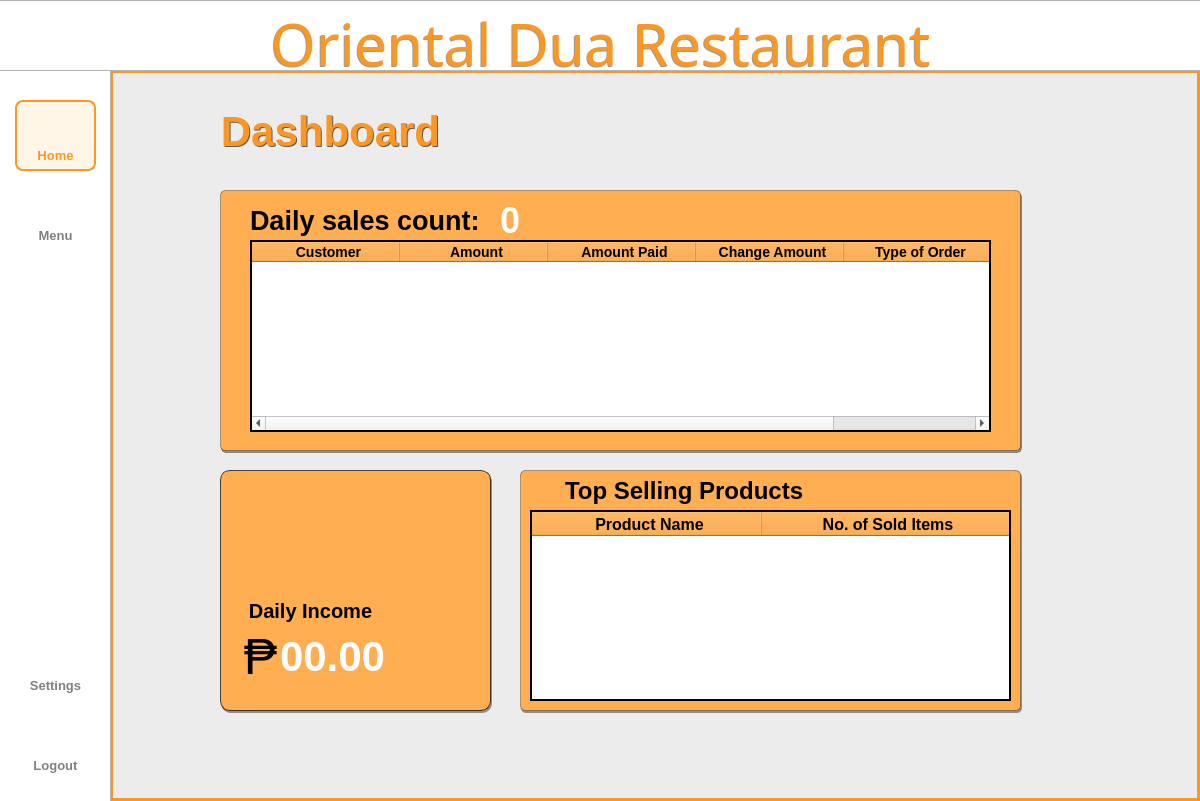
<?xml version="1.0" encoding="UTF-8"?>
<ui version="4.0">
 <class>Dialog</class>
 <widget class="QDialog" name="Dialog">
  <property name="geometry">
   <rect>
    <x>0</x>
    <y>0</y>
    <width>1200</width>
    <height>801</height>
   </rect>
  </property>
  <property name="windowTitle">
   <string>Dialog</string>
  </property>
  <widget class="QWidget" name="bgwidget" native="true">
   <property name="enabled">
    <bool>true</bool>
   </property>
   <property name="geometry">
    <rect>
     <x>0</x>
     <y>0</y>
     <width>1211</width>
     <height>801</height>
    </rect>
   </property>
   <property name="layoutDirection">
    <enum>Qt::LeftToRight</enum>
   </property>
   <property name="styleSheet">
    <string notr="true">QWidget#bgwidget{

 background-color: rgb(236, 236, 236);

}

</string>
   </property>
   <widget class="QLabel" name="sidebar">
    <property name="geometry">
     <rect>
      <x>-10</x>
      <y>-30</y>
      <width>121</width>
      <height>891</height>
     </rect>
    </property>
    <property name="styleSheet">
     <string notr="true">background-color: rgb(255, 255, 255);
border: 1px solid rgba(0, 0, 0, 0.3);  </string>
    </property>
    <property name="text">
     <string/>
    </property>
   </widget>
   <widget class="QLabel" name="titlebar">
    <property name="geometry">
     <rect>
      <x>-2</x>
      <y>0</y>
      <width>1204</width>
      <height>71</height>
     </rect>
    </property>
    <property name="styleSheet">
     <string notr="true">background-color: rgb(255, 255, 255);
border: 1px solid rgba(0, 0, 0, 0.3);  </string>
    </property>
    <property name="text">
     <string/>
    </property>
   </widget>
   <widget class="QLabel" name="title">
    <property name="geometry">
     <rect>
      <x>0</x>
      <y>10</y>
      <width>1201</width>
      <height>71</height>
     </rect>
    </property>
    <property name="styleSheet">
     <string notr="true">QLabel{
	color: #FB9722;
    font-family: Sacramento;
    font-size: 58px;
    font-weight: 400;
    padding-bottom: 5px;
    text-align: center;
}
</string>
    </property>
    <property name="text">
     <string>Oriental Dua Restaurant</string>
    </property>
    <property name="alignment">
     <set>Qt::AlignCenter</set>
    </property>
    <property name="wordWrap">
     <bool>true</bool>
    </property>
   </widget>
   <widget class="QLabel" name="logoutIcon">
    <property name="geometry">
     <rect>
      <x>39</x>
      <y>715</y>
      <width>35</width>
      <height>35</height>
     </rect>
    </property>
    <property name="minimumSize">
     <size>
      <width>35</width>
      <height>35</height>
     </size>
    </property>
    <property name="maximumSize">
     <size>
      <width>35</width>
      <height>35</height>
     </size>
    </property>
    <property name="styleSheet">
     <string notr="true">QLabel#Pmanagementbtn{
    color: rgba(0,0,0, 0.5);
    font-family: 'Roboto';
    font-size: 11px;
    font-weight: 300;
}</string>
    </property>
    <property name="text">
     <string/>
    </property>
    <property name="pixmap">
     <pixmap resource="../resource.qrc">:/icon/icons/shutdown.png</pixmap>
    </property>
    <property name="scaledContents">
     <bool>true</bool>
    </property>
    <property name="alignment">
     <set>Qt::AlignCenter</set>
    </property>
   </widget>
   <widget class="QPushButton" name="logoutbtn">
    <property name="geometry">
     <rect>
      <x>15</x>
      <y>750</y>
      <width>81</width>
      <height>31</height>
     </rect>
    </property>
    <property name="styleSheet">
     <string notr="true">QPushButton{
    color: rgba(0,0,0, 0.5);
    font-family: 'Inter';
    font-size: 13px;
    font-weight: 500;
	border:none;
}

QPushButton:hover{
color: #FB9722;
border: 2px solid #FB9722;
border-radius: 8px;
background-color: rgba(255, 167, 25, 0.1);
}</string>
    </property>
    <property name="text">
     <string>Logout</string>
    </property>
   </widget>
   <widget class="QPushButton" name="settingsbtn">
    <property name="geometry">
     <rect>
      <x>15</x>
      <y>670</y>
      <width>81</width>
      <height>31</height>
     </rect>
    </property>
    <property name="styleSheet">
     <string notr="true">QPushButton{
    color: rgba(0,0,0, 0.5);
    font-family: 'Inter';
    font-size: 13px;
    font-weight: 500;
	border:none;
}

QPushButton:hover{
color: #FB9722;
border: 2px solid #FB9722;
border-radius: 8px;
background-color: rgba(255, 167, 25, 0.1);
}</string>
    </property>
    <property name="text">
     <string>Settings</string>
    </property>
   </widget>
   <widget class="QLabel" name="settingIcon">
    <property name="geometry">
     <rect>
      <x>39</x>
      <y>634</y>
      <width>35</width>
      <height>35</height>
     </rect>
    </property>
    <property name="minimumSize">
     <size>
      <width>35</width>
      <height>35</height>
     </size>
    </property>
    <property name="maximumSize">
     <size>
      <width>35</width>
      <height>35</height>
     </size>
    </property>
    <property name="styleSheet">
     <string notr="true">QLabel#Pmanagementbtn{
    color: rgba(0,0,0, 0.5);
    font-family: 'Roboto';
    font-size: 11px;
    font-weight: 300;
}</string>
    </property>
    <property name="text">
     <string/>
    </property>
    <property name="pixmap">
     <pixmap resource="../resource.qrc">:/icon/icons/settings.png</pixmap>
    </property>
    <property name="scaledContents">
     <bool>true</bool>
    </property>
    <property name="alignment">
     <set>Qt::AlignCenter</set>
    </property>
   </widget>
   <widget class="QPushButton" name="menubtn">
    <property name="geometry">
     <rect>
      <x>15</x>
      <y>220</y>
      <width>81</width>
      <height>31</height>
     </rect>
    </property>
    <property name="styleSheet">
     <string notr="true">QPushButton{
    color: rgba(0,0,0, 0.5);
    font-family: 'Inter';
    font-size: 13px;
    font-weight: 500;
	border:none;
}

QPushButton:hover{
color: #FB9722;
border: 2px solid #FB9722;
border-radius: 8px;
background-color: rgba(255, 167, 25, 0.1);
}
</string>
    </property>
    <property name="text">
     <string>Menu</string>
    </property>
   </widget>
   <widget class="QLabel" name="homeIcon">
    <property name="geometry">
     <rect>
      <x>40</x>
      <y>110</y>
      <width>30</width>
      <height>30</height>
     </rect>
    </property>
    <property name="minimumSize">
     <size>
      <width>30</width>
      <height>30</height>
     </size>
    </property>
    <property name="maximumSize">
     <size>
      <width>35</width>
      <height>35</height>
     </size>
    </property>
    <property name="styleSheet">
     <string notr="true">QLabel#Pmanagementbtn{
    color: rgba(0,0,0, 0.5);
    font-family: 'Roboto';
    font-size: 11px;
    font-weight: 300;
}</string>
    </property>
    <property name="text">
     <string/>
    </property>
    <property name="pixmap">
     <pixmap resource="../resource.qrc">:/icon/icons/home2.png</pixmap>
    </property>
    <property name="scaledContents">
     <bool>true</bool>
    </property>
    <property name="alignment">
     <set>Qt::AlignCenter</set>
    </property>
   </widget>
   <widget class="QPushButton" name="homebtn">
    <property name="geometry">
     <rect>
      <x>15</x>
      <y>140</y>
      <width>81</width>
      <height>31</height>
     </rect>
    </property>
    <property name="styleSheet">
     <string notr="true">QPushButton{
    color: #FB9722;;
    font-family: 'Inter';
    font-size: 13px;
    font-weight: 500;
	border:none;
}

</string>
    </property>
    <property name="text">
     <string>Home</string>
    </property>
   </widget>
   <widget class="QLabel" name="menuIcon">
    <property name="geometry">
     <rect>
      <x>40</x>
      <y>190</y>
      <width>30</width>
      <height>30</height>
     </rect>
    </property>
    <property name="minimumSize">
     <size>
      <width>30</width>
      <height>30</height>
     </size>
    </property>
    <property name="maximumSize">
     <size>
      <width>35</width>
      <height>35</height>
     </size>
    </property>
    <property name="styleSheet">
     <string notr="true">QLabel#Pmanagementbtn{
    color: rgba(0,0,0, 0.5);
    font-family: 'Roboto';
    font-size: 11px;
    font-weight: 300;
}</string>
    </property>
    <property name="text">
     <string/>
    </property>
    <property name="pixmap">
     <pixmap resource="../resource.qrc">:/icon/icons/menu.png</pixmap>
    </property>
    <property name="scaledContents">
     <bool>true</bool>
    </property>
    <property name="alignment">
     <set>Qt::AlignCenter</set>
    </property>
   </widget>
   <widget class="QLabel" name="dailyIncome">
    <property name="geometry">
     <rect>
      <x>245</x>
      <y>595</y>
      <width>131</width>
      <height>31</height>
     </rect>
    </property>
    <property name="styleSheet">
     <string notr="true">    color: #000000;
    font-family: 'Inter';
    font-size: 20px;
    font-weight: 500;
</string>
    </property>
    <property name="text">
     <string>Daily Income</string>
    </property>
    <property name="alignment">
     <set>Qt::AlignCenter</set>
    </property>
   </widget>
   <widget class="QLabel" name="date">
    <property name="geometry">
     <rect>
      <x>210</x>
      <y>110</y>
      <width>241</width>
      <height>41</height>
     </rect>
    </property>
    <property name="styleSheet">
     <string notr="true">QLabel{
    color: #FB9722;
    font-family: 'Inter';
    font-size: 42px;
    font-weight: 500;
}</string>
    </property>
    <property name="text">
     <string>Dashboard</string>
    </property>
    <property name="alignment">
     <set>Qt::AlignCenter</set>
    </property>
   </widget>
   <widget class="QLabel" name="borderbox">
    <property name="geometry">
     <rect>
      <x>220</x>
      <y>190</y>
      <width>801</width>
      <height>261</height>
     </rect>
    </property>
    <property name="styleSheet">
     <string notr="true">background-color: rgb(255, 174, 82);
border: 1px solid rgba(0, 0, 0, 0.3); 
border-radius: 5px;   </string>
    </property>
    <property name="text">
     <string/>
    </property>
   </widget>
   <widget class="QLabel" name="borderbox_2">
    <property name="geometry">
     <rect>
      <x>220</x>
      <y>470</y>
      <width>271</width>
      <height>241</height>
     </rect>
    </property>
    <property name="styleSheet">
     <string notr="true">background-color: rgb(255, 174, 82);
border: 1px solid rgba(0, 0, 0, 0.7); 
border-radius: 10px;   </string>
    </property>
    <property name="text">
     <string/>
    </property>
   </widget>
   <widget class="QLabel" name="totalLabel">
    <property name="geometry">
     <rect>
      <x>250</x>
      <y>200</y>
      <width>251</width>
      <height>41</height>
     </rect>
    </property>
    <property name="styleSheet">
     <string notr="true">QLabel{
    color: #000000;
    font-family: 'Inter';
    font-size: 27px;
    font-weight: 500;
}</string>
    </property>
    <property name="text">
     <string>Daily sales count: </string>
    </property>
   </widget>
   <widget class="QLabel" name="borderbox_3">
    <property name="geometry">
     <rect>
      <x>520</x>
      <y>470</y>
      <width>501</width>
      <height>241</height>
     </rect>
    </property>
    <property name="styleSheet">
     <string notr="true">background-color: rgb(255, 174, 82);
border: 1px solid rgba(0, 0, 0, 0.3);
border-radius: 5px;    </string>
    </property>
    <property name="text">
     <string/>
    </property>
   </widget>
   <widget class="QLabel" name="currentEmployee">
    <property name="geometry">
     <rect>
      <x>565</x>
      <y>475</y>
      <width>241</width>
      <height>31</height>
     </rect>
    </property>
    <property name="styleSheet">
     <string notr="true">	color: #000000;
    font-family: 'Roboto';
    font-size: 24px;
    font-weight: 500;
</string>
    </property>
    <property name="text">
     <string>Top Selling Products</string>
    </property>
    <property name="alignment">
     <set>Qt::AlignLeading|Qt::AlignLeft|Qt::AlignVCenter</set>
    </property>
   </widget>
   <widget class="QLabel" name="boxlabel_total">
    <property name="geometry">
     <rect>
      <x>280</x>
      <y>625</y>
      <width>191</width>
      <height>61</height>
     </rect>
    </property>
    <property name="styleSheet">
     <string notr="true">
    color: #FFFFFF;
    font-family: 'Inter';
    font-size: 42px;
    font-weight: 500;
</string>
    </property>
    <property name="text">
     <string>00.00</string>
    </property>
    <property name="alignment">
     <set>Qt::AlignLeading|Qt::AlignLeft|Qt::AlignVCenter</set>
    </property>
   </widget>
   <widget class="QLabel" name="peso">
    <property name="geometry">
     <rect>
      <x>235</x>
      <y>631</y>
      <width>51</width>
      <height>51</height>
     </rect>
    </property>
    <property name="styleSheet">
     <string notr="true">QLabel{
    color: #000000;
    font-family: 'Inter';
    font-size: 50px;
    font-weight: 400;
}</string>
    </property>
    <property name="text">
     <string>₱</string>
    </property>
    <property name="alignment">
     <set>Qt::AlignCenter</set>
    </property>
   </widget>
   <widget class="QTableWidget" name="tableWidget">
    <property name="enabled">
     <bool>true</bool>
    </property>
    <property name="geometry">
     <rect>
      <x>530</x>
      <y>510</y>
      <width>481</width>
      <height>191</height>
     </rect>
    </property>
    <property name="layoutDirection">
     <enum>Qt::LeftToRight</enum>
    </property>
    <property name="autoFillBackground">
     <bool>true</bool>
    </property>
    <property name="styleSheet">
     <string notr="true">QTableWidget#tableWidget QHeaderView::section {
	font-family: 'Inter';
	font-size: 16px;
	font-weight: bold;
	background-color: #FB9722; 
	color: black; 
	padding-left: 5px;
}       
</string>
    </property>
    <property name="frameShape">
     <enum>QFrame::WinPanel</enum>
    </property>
    <property name="frameShadow">
     <enum>QFrame::Plain</enum>
    </property>
    <property name="lineWidth">
     <number>0</number>
    </property>
    <property name="midLineWidth">
     <number>0</number>
    </property>
    <property name="sizeAdjustPolicy">
     <enum>QAbstractScrollArea::AdjustToContents</enum>
    </property>
    <property name="editTriggers">
     <set>QAbstractItemView::NoEditTriggers</set>
    </property>
    <property name="tabKeyNavigation">
     <bool>false</bool>
    </property>
    <property name="showDropIndicator" stdset="0">
     <bool>false</bool>
    </property>
    <property name="dragDropOverwriteMode">
     <bool>false</bool>
    </property>
    <property name="alternatingRowColors">
     <bool>true</bool>
    </property>
    <property name="selectionMode">
     <enum>QAbstractItemView::NoSelection</enum>
    </property>
    <property name="textElideMode">
     <enum>Qt::ElideNone</enum>
    </property>
    <property name="showGrid">
     <bool>false</bool>
    </property>
    <property name="gridStyle">
     <enum>Qt::SolidLine</enum>
    </property>
    <property name="cornerButtonEnabled">
     <bool>false</bool>
    </property>
    <attribute name="horizontalHeaderDefaultSectionSize">
     <number>230</number>
    </attribute>
    <attribute name="horizontalHeaderStretchLastSection">
     <bool>true</bool>
    </attribute>
    <attribute name="verticalHeaderVisible">
     <bool>false</bool>
    </attribute>
    <column>
     <property name="text">
      <string>Product Name</string>
     </property>
     <property name="font">
      <font>
       <family>Inter</family>
       <pointsize>12</pointsize>
      </font>
     </property>
     <property name="background">
      <color alpha="0">
       <red>0</red>
       <green>0</green>
       <blue>0</blue>
      </color>
     </property>
    </column>
    <column>
     <property name="text">
      <string>No. of Sold Items</string>
     </property>
     <property name="font">
      <font>
       <family>Inter</family>
       <pointsize>12</pointsize>
       <kerning>true</kerning>
      </font>
     </property>
     <property name="background">
      <color alpha="0">
       <red>0</red>
       <green>0</green>
       <blue>0</blue>
      </color>
     </property>
    </column>
   </widget>
   <widget class="QLabel" name="boxlabel_sale">
    <property name="geometry">
     <rect>
      <x>500</x>
      <y>200</y>
      <width>81</width>
      <height>41</height>
     </rect>
    </property>
    <property name="styleSheet">
     <string notr="true">	color: #FFFFFF;
    font-family: 'Inter';
    font-size: 36px;
    font-weight: 500;
</string>
    </property>
    <property name="text">
     <string>0</string>
    </property>
    <property name="alignment">
     <set>Qt::AlignLeading|Qt::AlignLeft|Qt::AlignVCenter</set>
    </property>
   </widget>
   <widget class="QLabel" name="label_2">
    <property name="geometry">
     <rect>
      <x>15</x>
      <y>100</y>
      <width>81</width>
      <height>71</height>
     </rect>
    </property>
    <property name="styleSheet">
     <string notr="true">QLabel{
	background-color: rgba(255, 167, 25, 0.1);
	border: 2px solid #FB9722;
	border-radius: 8px;
}</string>
    </property>
    <property name="text">
     <string/>
    </property>
   </widget>
   <widget class="QTableWidget" name="tableWidget_2">
    <property name="enabled">
     <bool>true</bool>
    </property>
    <property name="geometry">
     <rect>
      <x>250</x>
      <y>240</y>
      <width>741</width>
      <height>192</height>
     </rect>
    </property>
    <property name="mouseTracking">
     <bool>true</bool>
    </property>
    <property name="acceptDrops">
     <bool>true</bool>
    </property>
    <property name="toolTip">
     <string/>
    </property>
    <property name="statusTip">
     <string/>
    </property>
    <property name="whatsThis">
     <string/>
    </property>
    <property name="accessibleName">
     <string/>
    </property>
    <property name="accessibleDescription">
     <string/>
    </property>
    <property name="styleSheet">
     <string notr="true">QTableWidget#tableWidget_2 QHeaderView::section {
	font-family: 'Inter';
	font-size: 14px;
	font-weight: bold;
	background-color: #FB9722; 
	color: black; 
	padding-left: 5px;
}       
</string>
    </property>
    <property name="frameShape">
     <enum>QFrame::WinPanel</enum>
    </property>
    <property name="frameShadow">
     <enum>QFrame::Plain</enum>
    </property>
    <property name="horizontalScrollBarPolicy">
     <enum>Qt::ScrollBarAsNeeded</enum>
    </property>
    <property name="sizeAdjustPolicy">
     <enum>QAbstractScrollArea::AdjustIgnored</enum>
    </property>
    <property name="editTriggers">
     <set>QAbstractItemView::NoEditTriggers</set>
    </property>
    <property name="tabKeyNavigation">
     <bool>false</bool>
    </property>
    <property name="showDropIndicator" stdset="0">
     <bool>false</bool>
    </property>
    <property name="dragDropOverwriteMode">
     <bool>false</bool>
    </property>
    <property name="alternatingRowColors">
     <bool>true</bool>
    </property>
    <property name="selectionMode">
     <enum>QAbstractItemView::NoSelection</enum>
    </property>
    <property name="selectionBehavior">
     <enum>QAbstractItemView::SelectRows</enum>
    </property>
    <property name="showGrid">
     <bool>true</bool>
    </property>
    <property name="gridStyle">
     <enum>Qt::DashDotDotLine</enum>
    </property>
    <attribute name="horizontalHeaderDefaultSectionSize">
     <number>148</number>
    </attribute>
    <attribute name="horizontalHeaderStretchLastSection">
     <bool>true</bool>
    </attribute>
    <attribute name="verticalHeaderVisible">
     <bool>false</bool>
    </attribute>
    <attribute name="verticalHeaderHighlightSections">
     <bool>false</bool>
    </attribute>
    <column>
     <property name="text">
      <string>Customer</string>
     </property>
    </column>
    <column>
     <property name="text">
      <string>Amount</string>
     </property>
    </column>
    <column>
     <property name="text">
      <string>Amount Paid</string>
     </property>
    </column>
    <column>
     <property name="text">
      <string>Change Amount</string>
     </property>
    </column>
    <column>
     <property name="text">
      <string>Type of Order</string>
     </property>
    </column>
   </widget>
   <widget class="QLabel" name="dashboardimg">
    <property name="geometry">
     <rect>
      <x>150</x>
      <y>100</y>
      <width>61</width>
      <height>61</height>
     </rect>
    </property>
    <property name="text">
     <string/>
    </property>
    <property name="pixmap">
     <pixmap resource="../resource.qrc">:/icon/icons/layout.png</pixmap>
    </property>
    <property name="scaledContents">
     <bool>true</bool>
    </property>
   </widget>
   <widget class="QLabel" name="pesoimg">
    <property name="geometry">
     <rect>
      <x>245</x>
      <y>500</y>
      <width>51</width>
      <height>51</height>
     </rect>
    </property>
    <property name="text">
     <string/>
    </property>
    <property name="pixmap">
     <pixmap resource="../resource.qrc">:/icon/icons/peso.png</pixmap>
    </property>
    <property name="scaledContents">
     <bool>true</bool>
    </property>
   </widget>
   <widget class="QLabel" name="dashboardimg_2">
    <property name="geometry">
     <rect>
      <x>940</x>
      <y>90</y>
      <width>141</width>
      <height>161</height>
     </rect>
    </property>
    <property name="text">
     <string/>
    </property>
    <property name="pixmap">
     <pixmap resource="../resource.qrc">:/icon/icons/coca-leaves.png</pixmap>
    </property>
    <property name="scaledContents">
     <bool>true</bool>
    </property>
   </widget>
   <widget class="QLabel" name="time">
    <property name="geometry">
     <rect>
      <x>220</x>
      <y>170</y>
      <width>331</width>
      <height>16</height>
     </rect>
    </property>
    <property name="styleSheet">
     <string notr="true">QLabel{
	
	
	color: rgb(0, 170, 0);
    font-family: 'Roboto';
    font-size: 18px;
    font-weight: 400;
}</string>
    </property>
    <property name="text">
     <string/>
    </property>
   </widget>
   <widget class="Line" name="navline">
    <property name="geometry">
     <rect>
      <x>1</x>
      <y>798</y>
      <width>1200</width>
      <height>3</height>
     </rect>
    </property>
    <property name="styleSheet">
     <string notr="true">border:2px solid #FB9722 ;
</string>
    </property>
    <property name="frameShadow">
     <enum>QFrame::Plain</enum>
    </property>
    <property name="orientation">
     <enum>Qt::Horizontal</enum>
    </property>
   </widget>
   <widget class="Line" name="navline_3">
    <property name="geometry">
     <rect>
      <x>1</x>
      <y>70</y>
      <width>1200</width>
      <height>3</height>
     </rect>
    </property>
    <property name="styleSheet">
     <string notr="true">border:2px solid #FB9722 ;
</string>
    </property>
    <property name="frameShadow">
     <enum>QFrame::Plain</enum>
    </property>
    <property name="orientation">
     <enum>Qt::Horizontal</enum>
    </property>
   </widget>
   <widget class="Line" name="line">
    <property name="geometry">
     <rect>
      <x>110</x>
      <y>0</y>
      <width>3</width>
      <height>810</height>
     </rect>
    </property>
    <property name="styleSheet">
     <string notr="true">border:2px solid #FB9722 ;</string>
    </property>
    <property name="frameShadow">
     <enum>QFrame::Plain</enum>
    </property>
    <property name="lineWidth">
     <number>2</number>
    </property>
    <property name="orientation">
     <enum>Qt::Vertical</enum>
    </property>
   </widget>
   <widget class="Line" name="line_2">
    <property name="geometry">
     <rect>
      <x>1197</x>
      <y>0</y>
      <width>3</width>
      <height>810</height>
     </rect>
    </property>
    <property name="styleSheet">
     <string notr="true">border:2px solid #FB9722 ;</string>
    </property>
    <property name="frameShadow">
     <enum>QFrame::Plain</enum>
    </property>
    <property name="lineWidth">
     <number>2</number>
    </property>
    <property name="orientation">
     <enum>Qt::Vertical</enum>
    </property>
   </widget>
   <widget class="QLabel" name="dailyimg">
    <property name="geometry">
     <rect>
      <x>300</x>
      <y>500</y>
      <width>51</width>
      <height>51</height>
     </rect>
    </property>
    <property name="text">
     <string/>
    </property>
    <property name="pixmap">
     <pixmap resource="../resource.qrc">:/icon/icons/24-hours.png</pixmap>
    </property>
    <property name="scaledContents">
     <bool>true</bool>
    </property>
   </widget>
   <widget class="QLabel" name="topimg">
    <property name="geometry">
     <rect>
      <x>530</x>
      <y>475</y>
      <width>31</width>
      <height>31</height>
     </rect>
    </property>
    <property name="text">
     <string/>
    </property>
    <property name="pixmap">
     <pixmap resource="../resource.qrc">:/icon/icons/badge.png</pixmap>
    </property>
    <property name="scaledContents">
     <bool>true</bool>
    </property>
   </widget>
   <widget class="QLabel" name="date_3">
    <property name="geometry">
     <rect>
      <x>211</x>
      <y>111</y>
      <width>241</width>
      <height>41</height>
     </rect>
    </property>
    <property name="styleSheet">
     <string notr="true">QLabel{
	color: rgba(0, 0, 0, 155);
    font-family: 'Inter';
    font-size: 42px;
    font-weight: 500;
}</string>
    </property>
    <property name="text">
     <string>Dashboard</string>
    </property>
    <property name="alignment">
     <set>Qt::AlignCenter</set>
    </property>
   </widget>
   <widget class="QLabel" name="title_3">
    <property name="geometry">
     <rect>
      <x>-1</x>
      <y>11</y>
      <width>1201</width>
      <height>71</height>
     </rect>
    </property>
    <property name="styleSheet">
     <string notr="true">QLabel{
color: rgba(0, 0, 0, 100);
    font-family: Sacramento;
    font-size: 58px;
    font-weight: 400;
    padding-bottom: 5px;
    text-align: center;
}
</string>
    </property>
    <property name="text">
     <string>Oriental Dua Restaurant</string>
    </property>
    <property name="alignment">
     <set>Qt::AlignCenter</set>
    </property>
    <property name="wordWrap">
     <bool>true</bool>
    </property>
   </widget>
   <widget class="QLabel" name="borderbox_4">
    <property name="geometry">
     <rect>
      <x>221</x>
      <y>192</y>
      <width>801</width>
      <height>261</height>
     </rect>
    </property>
    <property name="styleSheet">
     <string notr="true">background-color: rgba(0, 0, 0, 0.4);
border: 1px solid rgba(0, 0, 0, 0.3); 
border-radius: 5px;   </string>
    </property>
    <property name="text">
     <string/>
    </property>
   </widget>
   <widget class="QLabel" name="borderbox_5">
    <property name="geometry">
     <rect>
      <x>221</x>
      <y>472</y>
      <width>271</width>
      <height>241</height>
     </rect>
    </property>
    <property name="styleSheet">
     <string notr="true">background-color: rgba(0, 0, 0, 0.4); 
border-radius: 10px;   </string>
    </property>
    <property name="text">
     <string/>
    </property>
   </widget>
   <widget class="QLabel" name="borderbox_6">
    <property name="geometry">
     <rect>
      <x>521</x>
      <y>472</y>
      <width>501</width>
      <height>241</height>
     </rect>
    </property>
    <property name="styleSheet">
     <string notr="true">background-color: rgba(0, 0, 0, 0.4); 
border-radius: 5px;   </string>
    </property>
    <property name="text">
     <string/>
    </property>
   </widget>
   <zorder>borderbox_6</zorder>
   <zorder>borderbox_5</zorder>
   <zorder>borderbox_4</zorder>
   <zorder>date_3</zorder>
   <zorder>date</zorder>
   <zorder>line_2</zorder>
   <zorder>line</zorder>
   <zorder>navline_3</zorder>
   <zorder>navline</zorder>
   <zorder>borderbox_2</zorder>
   <zorder>sidebar</zorder>
   <zorder>titlebar</zorder>
   <zorder>logoutIcon</zorder>
   <zorder>logoutbtn</zorder>
   <zorder>settingsbtn</zorder>
   <zorder>settingIcon</zorder>
   <zorder>menubtn</zorder>
   <zorder>menuIcon</zorder>
   <zorder>borderbox</zorder>
   <zorder>totalLabel</zorder>
   <zorder>borderbox_3</zorder>
   <zorder>currentEmployee</zorder>
   <zorder>boxlabel_total</zorder>
   <zorder>dailyIncome</zorder>
   <zorder>peso</zorder>
   <zorder>tableWidget</zorder>
   <zorder>boxlabel_sale</zorder>
   <zorder>label_2</zorder>
   <zorder>homeIcon</zorder>
   <zorder>homebtn</zorder>
   <zorder>tableWidget_2</zorder>
   <zorder>dashboardimg</zorder>
   <zorder>pesoimg</zorder>
   <zorder>dashboardimg_2</zorder>
   <zorder>time</zorder>
   <zorder>dailyimg</zorder>
   <zorder>topimg</zorder>
   <zorder>title_3</zorder>
   <zorder>title</zorder>
  </widget>
 </widget>
 <resources>
  <include location="../resource.qrc"/>
 </resources>
 <connections/>
</ui>
